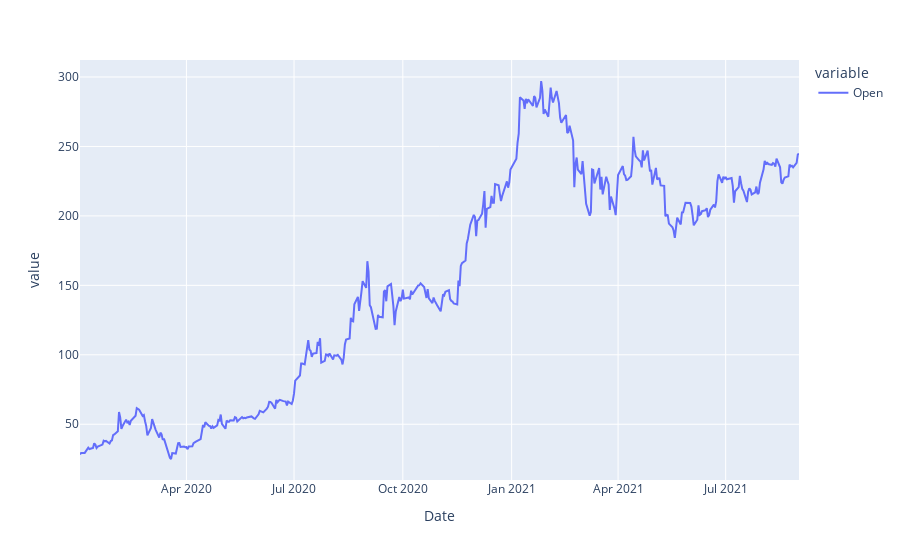
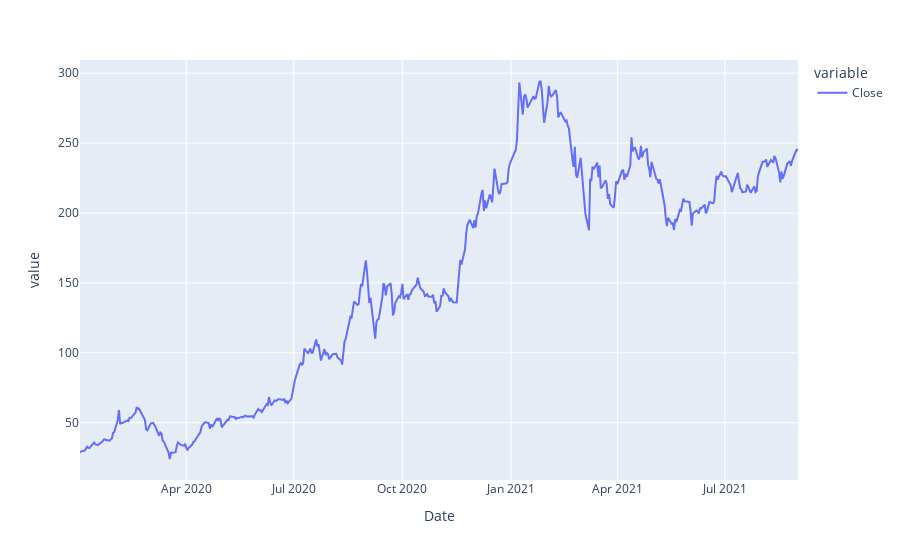

The cell these charts' notebook holds for them, in order:
### Code cell
fig = px.line(share_open)
fig.show()
fig  = px.line(share_close)
fig.show()

### Figure 1 — Plotly figure (JSON) as saved in the notebook; plotly's stock layout.template omitted (floating-point values rounded to 4 significant figures; data arrays with more than 128 entries replaced by an {"elided": "..."} marker saying what was removed)
{"data": [{"hovertemplate": "variable=Open<br>Date=%{x}<br>value=%{y}<extra></extra>", "legendgroup": "Open", "line": {"color": "#636efa", "dash": "solid"}, "marker": {"symbol": "circle"}, "mode": "lines", "name": "Open", "orientation": "v", "showlegend": true, "type": "scatter", "x": {"elided": "421 str values"}, "xaxis": "x", "y": {"elided": "421 float values"}, "yaxis": "y"}], "layout": {"autosize": true, "legend": {"title": {"text": "variable"}, "tracegroupgap": 0}, "margin": {"t": 60}, "xaxis": {"anchor": "y", "autorange": true, "domain": [0, 1], "range": ["2020-01-02", "2021-09-01"], "title": {"text": "Date"}, "type": "date"}, "yaxis": {"anchor": "x", "autorange": true, "domain": [0, 1], "range": [9.861, 312.2], "title": {"text": "value"}, "type": "linear"}}}

### Figure 2 — Plotly figure (JSON) as saved in the notebook; plotly's stock layout.template omitted (floating-point values rounded to 4 significant figures; data arrays with more than 128 entries replaced by an {"elided": "..."} marker saying what was removed)
{"data": [{"hovertemplate": "variable=Close<br>Date=%{x}<br>value=%{y}<extra></extra>", "legendgroup": "Close", "line": {"color": "#636efa", "dash": "solid"}, "marker": {"symbol": "circle"}, "mode": "lines", "name": "Close", "orientation": "v", "showlegend": true, "type": "scatter", "x": {"elided": "421 str values"}, "xaxis": "x", "y": {"elided": "421 float values"}, "yaxis": "y"}], "layout": {"autosize": true, "legend": {"title": {"text": "variable"}, "tracegroupgap": 0}, "margin": {"t": 60}, "xaxis": {"anchor": "y", "autorange": true, "domain": [0, 1], "range": ["2020-01-02", "2021-09-01"], "title": {"text": "Date"}, "type": "date"}, "yaxis": {"anchor": "x", "autorange": true, "domain": [0, 1], "range": [9.066, 309.4], "title": {"text": "value"}, "type": "linear"}}}
